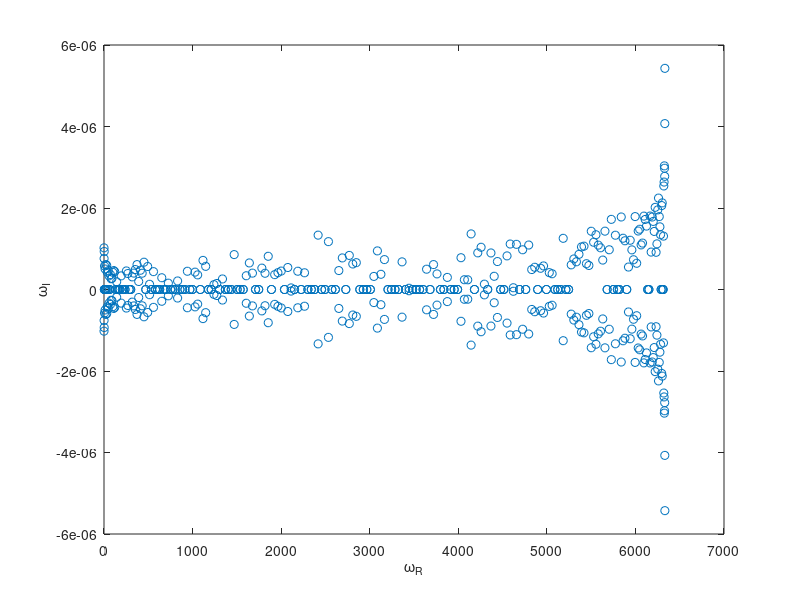
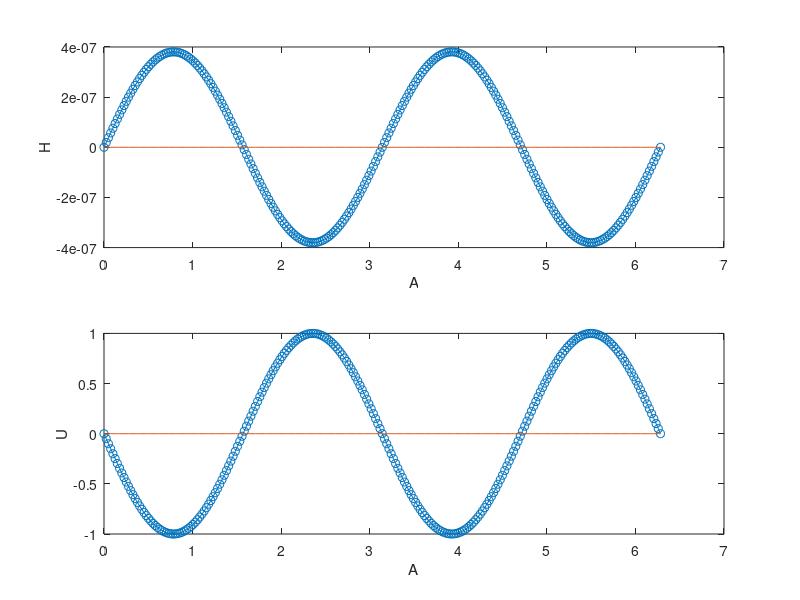

The MATLAB script that drew these images, in order:
clc
clear

Aint = 0;
Aend = 2*pi;

N = 251;

A = linspace(Aint,Aend,N);
h = (Aend-Aint)/(N-1);

MATSIZE = 2*N;
LLHS = zeros(MATSIZE);
RRHS = eye(MATSIZE);
lkg=1;
for i=1:MATSIZE
    for j=1:MATSIZE
        if lkg==3
            lkg=1;
        end
        if lkg==1
            if i==1
                LLHS(i,i)=1;
                RRHS(i,i)=0;
            elseif i==MATSIZE-1
                LLHS(i,i)=1;
                RRHS(i,i)=0;
            else
                LLHS(i,i-2)=1/(h^2);
                LLHS(i,i)=-2/(h^2);
                LLHS(i,i+2)=1/(h^2);
            end
        elseif lkg==2
            if i==2
                LLHS(i,i)=1;
                RRHS(i,i)=0;
            elseif i==MATSIZE
                LLHS(i,i)=1;
                RRHS(i,i)=0;
            else
                LLHS(i,i-2)=1/h^2;
                LLHS(i,i-1)=1;
%                 LLHS(i,i-1)=0;
                LLHS(i,i)=-2/(h^2);
                LLHS(i,i+2)=1/(h^2);
                
            end
        end
        
    end
    lkg=lkg+1;
end

% 三对角预处理子
P1 = LLHS-tril(LLHS,-2)-triu(LLHS,2); 
% 下三角预处理子
P2 = tril(LLHS,0);


[V,D]=eig(LLHS,RRHS);
% [V,D]=eig(P2\LLHS,P2\RRHS);

D=-D;

Omegalist = diag(D);

RL = real(Omegalist);
IM = imag(Omegalist);
%%
plot(RL,IM,'o')
hold on
xlabel('\omega_R')
ylabel('\omega_I')
% for i = 1:1:length(Omegalist)
%     text(RL(i), IM(i), num2str(i), 'VerticalAlignment','bottom', 'HorizontalAlignment','right');
% end
%%
clc
TRY=296;

compN = 5000;
compx = linspace(Aint,Aend,compN);
RLtry = RL(TRY,1);
compU = sin(compx.*sqrt(RLtry));

 figure()

for i=1:MATSIZE/2
    AlphaH(i,1)=V((i-1)*2+1,TRY);
    AlphaU(i,1)=V((i-1)*2+2,TRY);
end

subplot(2,1,1)
plot(A(1:end),real(AlphaH),'-o')
hold on
plot(A(1:end),imag(AlphaH))
hold on
xlabel('A')
ylabel('H')

subplot(2,1,2)
plot(A(1:end),real(AlphaU),'-o')
hold on
plot(A(1:end),imag(AlphaU))
hold on
% plot(compx,-compU)
xlabel('A')
ylabel('U')
